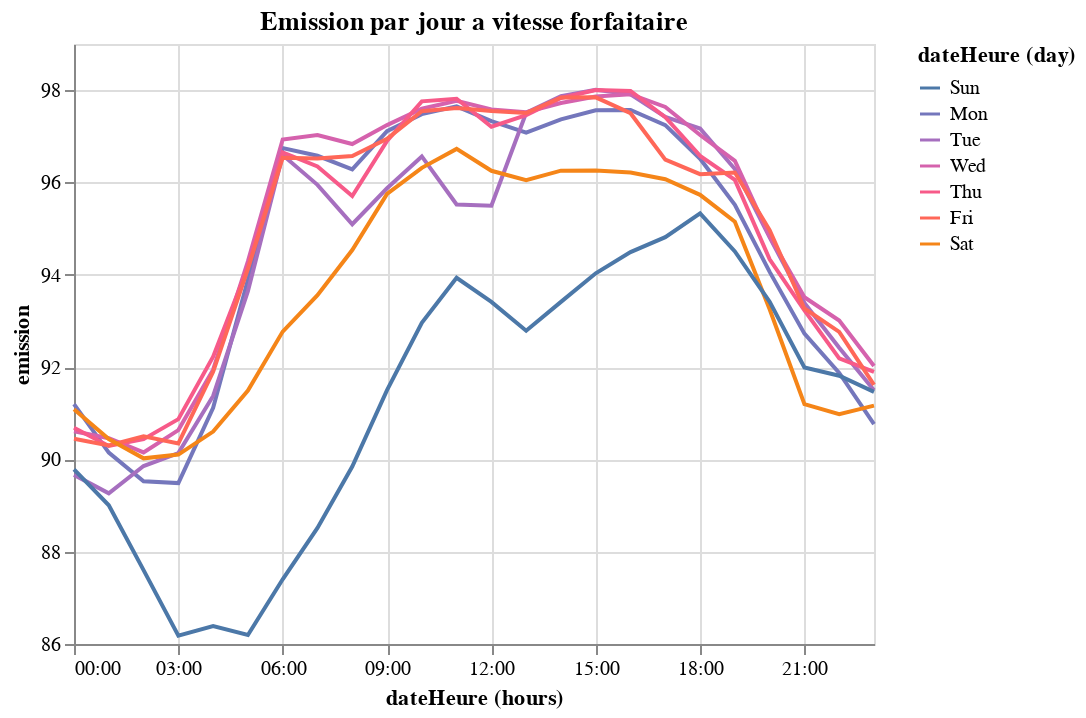

Notebook code for this chart:
### Code cell
chartHoraireVtsForfait

### Figure 1 — Vega-Lite specification as saved in the notebook (floating-point values rounded to 4 significant figures; data arrays with more than 128 entries replaced by an {"elided": "..."} marker saying what was removed)
{"config": {"view": {"continuousWidth": 400, "continuousHeight": 300}}, "data": {"name": "data-14250700bf2741eb47045fdeb5a29d47"}, "mark": "line", "encoding": {"color": {"type": "temporal", "field": "dateHeure", "scale": {"scheme": "tableau10"}, "sort": [0, 1, 2], "timeUnit": "day"}, "x": {"type": "temporal", "field": "dateHeure", "timeUnit": "hours"}, "y": {"type": "quantitative", "field": "emission", "scale": {"zero": false}}}, "title": "Emission par jour a vitesse forfaitaire", "$schema": "https://vega.github.io/schema/vega-lite/v4.8.1.json", "datasets": {"data-14250700bf2741eb47045fdeb5a29d47": {"elided": "168 records"}}}
